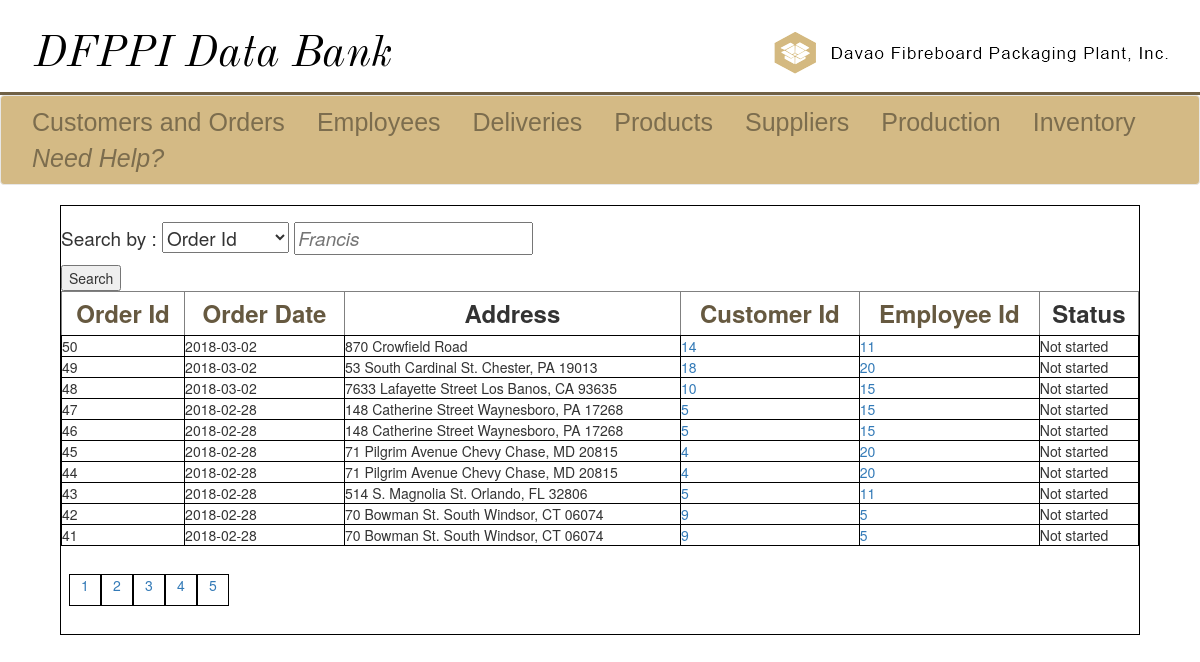
The page /customers-view-orders.php?choice=1&srch=1&direction=DESC&order=o_Id&page=1 on the database as committed earlier.
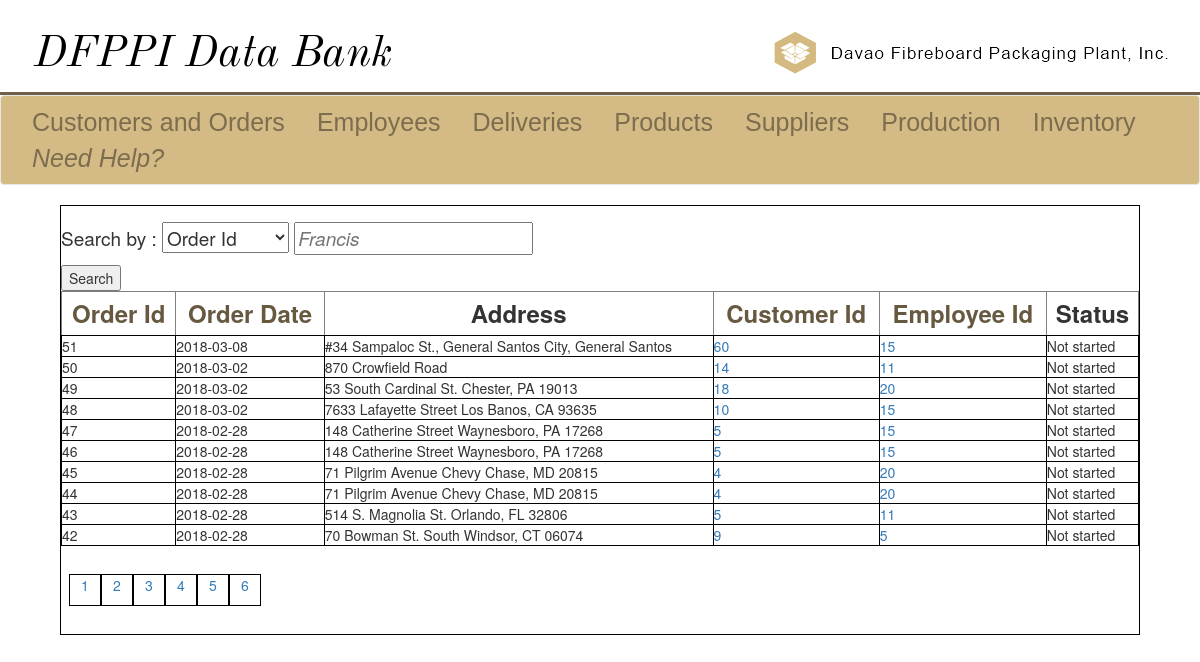
The same page on the database as committed later.
### tables this page shows
CREATE TABLE `orders` (
  `o_Id` int(11) NOT NULL,
  `o_orderDateTime` date NOT NULL,
  `o_addressOfDelivery` varchar(128) NOT NULL,
  `c_Id` int(11) NOT NULL,
  `f_Id` int(11) NOT NULL,
  `o_status` enum('In production','Done','Not started') NOT NULL DEFAULT 'Not started' COMMENT 'Current order''s status'
);

### customers-view-orders.php (the view, shortened to what this page needs)
<!DOCTYPE html>
<?php
	include("sql_connect.php");
    $choice = isset($_GET['choice'])? $_GET['choice'] : 1;
    $srch = isset($_GET['srch'])? $_GET['srch'] : 1;
	$numberOfRows = 10;
	$page = isset($_GET['page']) ? $_GET['page'] : 1;
	$limit = ($page - 1) * $numberOfRows;
	$col = isset($_GET['order']) ? $_GET['order'] : "o_Id";
	$dir = isset($_GET['direction']) ? $_GET['direction'] : "ASC";
	$query = "SELECT * FROM orders WHERE {$choice} = '{$srch}' ORDER BY {$col} {$dir} LIMIT {$limit}, {$numberOfRows}";
	$result = mysqli_query($conn, $query);
	$query2 = "SELECT COUNT(*) as rowCount FROM orders WHERE {$choice} = '{$srch}';";
	$result2 = mysqli_query($conn, $query2);
	$totalRows = mysqli_fetch_row($result2);
	$numberOfPages = ceil($totalRows[0] / $numberOfRows);
?>
<html>
	<head>
		<link rel = "stylesheet" href = "css/bootstrap.min.css">
		<link rel = "stylesheet" href = "css/design.css">
	</head>
	<body>
		<div class = "ultra-banner">
			<div class = "left-ub">
				<a href = "home.php"><img id = "left-logo" src = "images/ultra-banner.png" alt = "DFPPI Home"></a>
			</div>
			<div class = "right-ub">
				<a href = "http://www.davaofibre.ph"><img id = "right-logo" src = "images/other.png" alt = "Employee Module"></a>
			</div>
		</div>
		<div class = "line-sep">
		</div>
		<nav class="navbar navbar-default" id = "myNav">
			<div class="container-fluid">
				<ul class="nav navbar-nav">
					<li><a id = "li-a" href = "customers.php">Customers and Orders</a></li>
					<li><a id = "li-a" href = "employees.php">Employees</a></li>
					<li><a id = "li-a" href = "deliveries.php">Deliveries</a></li>
					<li><a id = "li-a" href = "products.php">Products</a></li>
					<li><a id = "li-a" href = "supplier.php">Suppliers</a></li>
					<li><a id = "li-a" href = "production.php">Production</a></li>
					<li><a id = "li-a" href = "inventory.php">Inventory</a></li>
					<li><a id = "li-a" href = "docs/manual.html"><i>Need Help?</i></a></li>
				</ul>
			</div>
		</nav>
		<div class = "main-view">
			<div class = "top-div">
				<form action = "customers-view-orders.php" method = "get" onsubmit = "return check();" autocomplete="off">
					<p class = "form-body">Search by :
					<select id = "choice" name = "choice">
                    <option value="o_Id">Order Id</option>
					</select>
					<input type = "text" id = "srch" name = "srch" class = "input-srch" maxlength = 128 autofocus placeholder = "Francis" required>
					</p>
					<input id = "submit" type = "submit" value = "Search">
				</form>
			</div>
			<div class = "bot-div">
            <?php
                echo "<table class= 'table-set' border='1' cellspacing='1' cellpadding='3' style='width:100%;font-size:20;'>";
                $ndir = ($col == "o_Id" && $dir == "ASC") ? "DESC" : "ASC";
                echo "<th><a href='customers-view-orders.php?choice={$choice}&srch={$srch}&direction={$ndir}&order=o_Id&page={$page}'>Order Id</a></th>";
                $ndir = ($col == "o_orderDateTime" && $dir == "ASC") ? "DESC" : "ASC";
                echo "<th><a href='customers-view-orders.php?choice={$choice}&srch={$srch}&direction={$ndir}&order=o_orderDateTime&page={$page}'>Order Date</a></th>";
                echo "<th>Address</th>";
                $ndir = ($col == "c_Id" && $dir == "ASC") ? "DESC" : "ASC";
                echo "<th><a href='customers-view-orders.php?choice={$choice}&srch={$srch}&direction={$ndir}&order=c_Id&page={$page}'>Customer Id</a></th>";
                $ndir = ($col == "f_Id" && $dir == "ASC") ? "DESC" : "ASC";
                echo "<th><a href='customers-view-orders.php?choice={$choice}&srch={$srch}&direction={$ndir}&order=f_Id&page={$page}'>Employee Id</a></th>";
                echo "<th>Status</th>";
                while($row = mysqli_fetch_assoc($result)){
                    echo "<tr>";
                    echo "<td>{$row["o_Id"]}</td>";
                    echo "<td>{$row["o_orderDateTime"]}</td>";
                    echo "<td>{$row["o_addressOfDelivery"]}</td>";
                    echo "<td><a href='customers-view-customer.php?choice=c_Id&srch={$row['c_Id']}'>{$row["c_Id"]}</a></td>";
                    echo "<td><a href='employees-view.php?choice=f_id&srch={$row['f_Id']}'>{$row["f_Id"]}</a></td>";
                    echo "<td>{$row["o_status"]}</td>";
                    echo "</tr>";
                }
                echo "</table>";
            ?>
            <div class = 'pagination'>
                <ul>
                <?php
                    for($i = 1; $i <= $numberOfPages; $i++){
                        echo "<li><a href='customers-view-customer.php?choice={$choice}&srch={$srch}&direction={$dir}&order={$col}&page={$i}'>{$i}</a></li>";
                    }
                ?>
                </ul>
            </div>
			</div>
		</div>
	</body>
</html>

### css/design.css (style rules this page uses)
th { font-size: 3vh; text-align: center; text-decoration: none; padding: 4px; }
th a { color: #665940; }
ul { list-style-type: none; margin: 0; padding: 1vh; }
#myNav { background-color: #d4ba85; width: 100%; }
#li-a { color: #7c6d4e; text-align: center; padding: 1vh 2vh; font-size: 25px; font-family: sans-serif; text-decoration: none; }
.ultra-banner { width: 100%; background-color: #ffffff; height: 10vh; margin-bottom: 1%; }
.line-sep { background-color:#706146; width: 100%; height: 0.4vh; }
.left-ub,.right-ub { display: inline; width: 50%; height: 100%; }
.left-ub { float: left; }
#left-logo { margin-top: 4vh; margin-left: 4vh; }
#right-logo { float: right; margin-top: 4vh; margin-right: 4vh; }
.pagination li { height: 4vh; width: 4vh; display: inline-block; text-align: center; border: 1px solid black; }
input[placeholder] { font-style: italic; }
p.form-body { font-size: 19px; margin-top: 2vh; }
.main-view { margin-left: auto; margin-right: auto; border: 1px solid black; height: 100%; width: 90%; }
.pagination, .top-div, .mid-div { width: 100%; }
.table-set td { width: auto; border: 1px solid black; cellspacing: 1px; cellpadding: 3px; }
input[placeholder] { color: black; }

Rows that differ between the two databases and show on the page:
no longer on this page (row unchanged): orders: o_Id "41", o_orderDateTime "2018-02-28", o_addressOfDelivery "70 Bowman St. South Windsor, CT 06074", c_Id "9", f_Id "5", o_status "Not started"
added orders: o_Id "51", o_orderDateTime "2018-03-08", o_addressOfDelivery "#34 Sampaloc St., General Santos City, General Santos", c_Id "60", f_Id "15", o_status "Not started"
Other text that changed with them:
new list line: "6"
